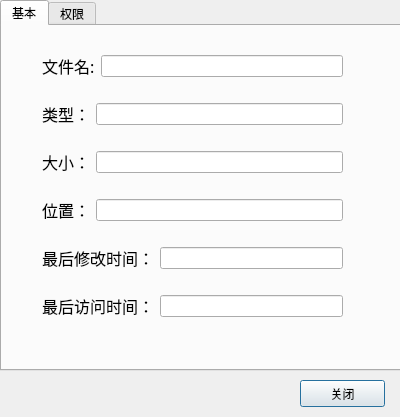
<?xml version="1.0" encoding="UTF-8"?>
<ui version="4.0">
 <class>Dialog</class>
 <widget class="QDialog" name="Dialog">
  <property name="geometry">
   <rect>
    <x>0</x>
    <y>0</y>
    <width>400</width>
    <height>417</height>
   </rect>
  </property>
  <property name="windowTitle">
   <string>Dialog</string>
  </property>
  <widget class="QTabWidget" name="tabWidget">
   <property name="geometry">
    <rect>
     <x>0</x>
     <y>0</y>
     <width>401</width>
     <height>371</height>
    </rect>
   </property>
   <property name="currentIndex">
    <number>0</number>
   </property>
   <widget class="QWidget" name="tab">
    <attribute name="title">
     <string>基本</string>
    </attribute>
    <widget class="QWidget" name="layoutWidget">
     <property name="geometry">
      <rect>
       <x>40</x>
       <y>10</y>
       <width>301</width>
       <height>301</height>
      </rect>
     </property>
     <layout class="QGridLayout" name="gridLayout">
      <item row="0" column="0">
       <layout class="QHBoxLayout" name="horizontalLayout">
        <item>
         <widget class="QLabel" name="label">
          <property name="font">
           <font>
            <family>文鼎PL细上海宋Uni</family>
            <pointsize>12</pointsize>
           </font>
          </property>
          <property name="text">
           <string>文件名:</string>
          </property>
         </widget>
        </item>
        <item>
         <widget class="QLineEdit" name="lineEdit">
          <property name="readOnly">
           <bool>true</bool>
          </property>
         </widget>
        </item>
       </layout>
      </item>
      <item row="1" column="0">
       <layout class="QHBoxLayout" name="horizontalLayout_2">
        <item>
         <widget class="QLabel" name="label_2">
          <property name="font">
           <font>
            <family>文鼎PL细上海宋Uni</family>
            <pointsize>12</pointsize>
           </font>
          </property>
          <property name="text">
           <string>类型：</string>
          </property>
         </widget>
        </item>
        <item>
         <widget class="QLineEdit" name="lineEdit_2">
          <property name="readOnly">
           <bool>true</bool>
          </property>
         </widget>
        </item>
       </layout>
      </item>
      <item row="2" column="0">
       <layout class="QHBoxLayout" name="horizontalLayout_3">
        <item>
         <widget class="QLabel" name="label_3">
          <property name="font">
           <font>
            <family>文鼎PL细上海宋Uni</family>
            <pointsize>12</pointsize>
           </font>
          </property>
          <property name="text">
           <string>大小：</string>
          </property>
         </widget>
        </item>
        <item>
         <widget class="QLineEdit" name="lineEdit_3">
          <property name="readOnly">
           <bool>true</bool>
          </property>
         </widget>
        </item>
       </layout>
      </item>
      <item row="3" column="0">
       <layout class="QHBoxLayout" name="horizontalLayout_4">
        <item>
         <widget class="QLabel" name="label_4">
          <property name="font">
           <font>
            <family>文鼎PL细上海宋Uni</family>
            <pointsize>12</pointsize>
           </font>
          </property>
          <property name="text">
           <string>位置：</string>
          </property>
         </widget>
        </item>
        <item>
         <widget class="QLineEdit" name="lineEdit_4">
          <property name="readOnly">
           <bool>true</bool>
          </property>
         </widget>
        </item>
       </layout>
      </item>
      <item row="4" column="0">
       <layout class="QHBoxLayout" name="horizontalLayout_5">
        <item>
         <widget class="QLabel" name="label_6">
          <property name="font">
           <font>
            <family>文鼎PL细上海宋Uni</family>
            <pointsize>12</pointsize>
           </font>
          </property>
          <property name="text">
           <string>最后修改时间：</string>
          </property>
         </widget>
        </item>
        <item>
         <widget class="QLineEdit" name="lineEdit_6">
          <property name="readOnly">
           <bool>true</bool>
          </property>
         </widget>
        </item>
       </layout>
      </item>
      <item row="5" column="0">
       <layout class="QHBoxLayout" name="horizontalLayout_6">
        <item>
         <widget class="QLabel" name="label_5">
          <property name="font">
           <font>
            <family>文鼎PL细上海宋Uni</family>
            <pointsize>12</pointsize>
           </font>
          </property>
          <property name="text">
           <string>最后访问时间：</string>
          </property>
         </widget>
        </item>
        <item>
         <widget class="QLineEdit" name="lineEdit_5">
          <property name="readOnly">
           <bool>true</bool>
          </property>
         </widget>
        </item>
       </layout>
      </item>
     </layout>
    </widget>
   </widget>
   <widget class="QWidget" name="tab_2">
    <attribute name="title">
     <string>权限</string>
    </attribute>
    <widget class="QWidget" name="layoutWidget">
     <property name="geometry">
      <rect>
       <x>40</x>
       <y>20</y>
       <width>331</width>
       <height>251</height>
      </rect>
     </property>
     <layout class="QGridLayout" name="gridLayout_2">
      <item row="0" column="0">
       <widget class="QLabel" name="label_7">
        <property name="text">
         <string>所有者：</string>
        </property>
       </widget>
      </item>
      <item row="0" column="1">
       <widget class="QLineEdit" name="fileowner">
        <property name="readOnly">
         <bool>true</bool>
        </property>
       </widget>
      </item>
      <item row="1" column="0">
       <widget class="QLabel" name="label_8">
        <property name="text">
         <string>所在组：</string>
        </property>
       </widget>
      </item>
      <item row="1" column="1">
       <widget class="QLineEdit" name="filegroup">
        <property name="readOnly">
         <bool>true</bool>
        </property>
       </widget>
      </item>
      <item row="2" column="0" colspan="2">
       <widget class="QGroupBox" name="groupBox">
        <property name="title">
         <string>权限</string>
        </property>
        <widget class="QLabel" name="label_9">
         <property name="geometry">
          <rect>
           <x>20</x>
           <y>30</y>
           <width>57</width>
           <height>21</height>
          </rect>
         </property>
         <property name="text">
          <string>所有者：</string>
         </property>
        </widget>
        <widget class="QLabel" name="label_10">
         <property name="geometry">
          <rect>
           <x>20</x>
           <y>70</y>
           <width>57</width>
           <height>18</height>
          </rect>
         </property>
         <property name="text">
          <string>所在组：</string>
         </property>
        </widget>
        <widget class="QLabel" name="label_11">
         <property name="geometry">
          <rect>
           <x>20</x>
           <y>110</y>
           <width>51</width>
           <height>18</height>
          </rect>
         </property>
         <property name="text">
          <string>其 他：</string>
         </property>
        </widget>
        <widget class="QCheckBox" name="ownerread">
         <property name="geometry">
          <rect>
           <x>90</x>
           <y>30</y>
           <width>41</width>
           <height>22</height>
          </rect>
         </property>
         <property name="text">
          <string>读</string>
         </property>
        </widget>
        <widget class="QCheckBox" name="ownerwrite">
         <property name="geometry">
          <rect>
           <x>160</x>
           <y>30</y>
           <width>41</width>
           <height>22</height>
          </rect>
         </property>
         <property name="text">
          <string>写</string>
         </property>
        </widget>
        <widget class="QCheckBox" name="ownerexec">
         <property name="geometry">
          <rect>
           <x>240</x>
           <y>30</y>
           <width>61</width>
           <height>22</height>
          </rect>
         </property>
         <property name="text">
          <string>执行</string>
         </property>
        </widget>
        <widget class="QCheckBox" name="grpread">
         <property name="geometry">
          <rect>
           <x>90</x>
           <y>70</y>
           <width>41</width>
           <height>22</height>
          </rect>
         </property>
         <property name="text">
          <string>读</string>
         </property>
        </widget>
        <widget class="QCheckBox" name="grpexec">
         <property name="geometry">
          <rect>
           <x>240</x>
           <y>70</y>
           <width>61</width>
           <height>22</height>
          </rect>
         </property>
         <property name="text">
          <string>执行</string>
         </property>
        </widget>
        <widget class="QCheckBox" name="grpwrite">
         <property name="geometry">
          <rect>
           <x>160</x>
           <y>70</y>
           <width>41</width>
           <height>22</height>
          </rect>
         </property>
         <property name="text">
          <string>写</string>
         </property>
        </widget>
        <widget class="QCheckBox" name="otherread">
         <property name="geometry">
          <rect>
           <x>90</x>
           <y>110</y>
           <width>41</width>
           <height>22</height>
          </rect>
         </property>
         <property name="text">
          <string>读</string>
         </property>
        </widget>
        <widget class="QCheckBox" name="otherexec">
         <property name="geometry">
          <rect>
           <x>240</x>
           <y>110</y>
           <width>61</width>
           <height>22</height>
          </rect>
         </property>
         <property name="text">
          <string>执行</string>
         </property>
        </widget>
        <widget class="QCheckBox" name="otherwrite">
         <property name="geometry">
          <rect>
           <x>160</x>
           <y>110</y>
           <width>41</width>
           <height>22</height>
          </rect>
         </property>
         <property name="text">
          <string>写</string>
         </property>
        </widget>
       </widget>
      </item>
     </layout>
    </widget>
   </widget>
  </widget>
  <widget class="QPushButton" name="pushButton">
   <property name="geometry">
    <rect>
     <x>300</x>
     <y>380</y>
     <width>85</width>
     <height>27</height>
    </rect>
   </property>
   <property name="text">
    <string>关闭</string>
   </property>
  </widget>
 </widget>
 <resources/>
 <connections/>
</ui>
